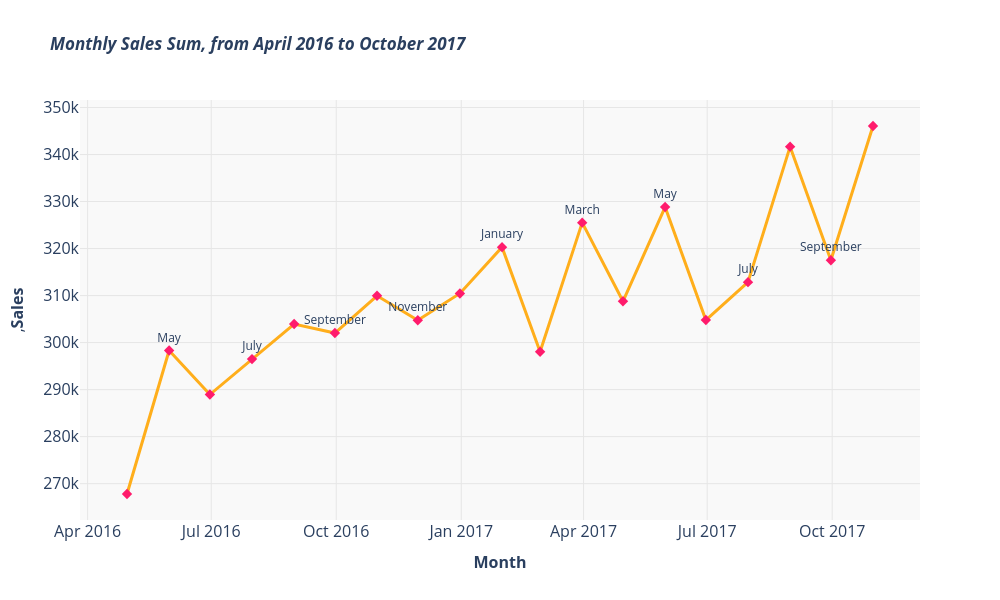

The code cell stored with this chart in its notebook:
### Code cell
fig = px.line(SbM2,
              x="date",
              y="SALES_VALUE",
              labels=dict(date="<b>Month</b>", SALES_VALUE=",<b>Sales</b>"),
              text="text_label",
              title="<b><i>Monthly Sales Sum, from April 2016 to October 2017 </b></i>",
              markers = True,
              color_discrete_sequence=["#ffae1b"])

fig.update_traces(line=dict(width = 3),
                  marker=dict(symbol="diamond", size=8, color="#ff1b6c"),
                  textposition='top center')
               
    
fig.update_layout(plot_bgcolor="#fafafa",
                  xaxis_title_font=dict(size=16),
                  yaxis_title_font=dict(size=16),
                  xaxis=dict(tickfont=dict(size=16)),
                  yaxis=dict(tickfont=dict(size=16)),
                  width=1000,
                  height=600)

fig.update_layout(xaxis=dict(showgrid=True, gridcolor="#e6e6e6"),
                  yaxis=dict(showgrid=True, gridcolor="#e6e6e6"),
                  plot_bgcolor="#f9f9f9")
fig.show()
fig.write_image("April 1026 to Octomber 2107_trend.png", 
                width=1200, 
                height=800, 
                scale=2) #Exporting the graph on .png file with code

### Figure 1 — Plotly figure (JSON) as saved in the notebook; plotly's stock layout.template omitted (floating-point values rounded to 4 significant figures)
{"data": [{"hovertemplate": "<b>Month</b>=%{x}<br>,<b>Sales</b>=%{y}<br>text_label=%{text}<extra></extra>", "legendgroup": "", "line": {"color": "#ffae1b", "dash": "solid", "width": 3}, "marker": {"color": "#ff1b6c", "size": 8, "symbol": "diamond"}, "mode": "lines+markers+text", "name": "", "orientation": "v", "showlegend": false, "text": ["", "May", "", "July", "", "September", "", "November", "", "January", "", "March", "", "May", "", "July", "", "September", ""], "textposition": "top center", "type": "scatter", "x": ["2016-04-30T00:00:00.000000", "2016-05-31T00:00:00.000000", "2016-06-30T00:00:00.000000", "2016-07-31T00:00:00.000000", "2016-08-31T00:00:00.000000", "2016-09-30T00:00:00.000000", "2016-10-31T00:00:00.000000", "2016-11-30T00:00:00.000000", "2016-12-31T00:00:00.000000", "2017-01-31T00:00:00.000000", "2017-02-28T00:00:00.000000", "2017-03-31T00:00:00.000000", "2017-04-30T00:00:00.000000", "2017-05-31T00:00:00.000000", "2017-06-30T00:00:00.000000", "2017-07-31T00:00:00.000000", "2017-08-31T00:00:00.000000", "2017-09-30T00:00:00.000000", "2017-10-31T00:00:00.000000"], "xaxis": "x", "y": [267800.0, 298300.0, 289000.0, 296500.0, 304000.0, 302000.0, 310000.0, 304800.0, 310500.0, 320300.0, 298100.0, 325500.0, 308800.0, 328800.0, 304800.0, 312900.0, 341700.0, 317500.0, 346100.0], "yaxis": "y"}], "layout": {"height": 600, "legend": {"tracegroupgap": 0}, "plot_bgcolor": "#f9f9f9", "title": {"text": "<b><i>Monthly Sales Sum, from April 2016 to October 2017 </b></i>"}, "width": 1000, "xaxis": {"anchor": "y", "domain": [0, 1], "gridcolor": "#e6e6e6", "showgrid": true, "tickfont": {"size": 16}, "title": {"font": {"size": 16}, "text": "<b>Month</b>"}}, "yaxis": {"anchor": "x", "domain": [0, 1], "gridcolor": "#e6e6e6", "showgrid": true, "tickfont": {"size": 16}, "title": {"font": {"size": 16}, "text": ",<b>Sales</b>"}}}}
